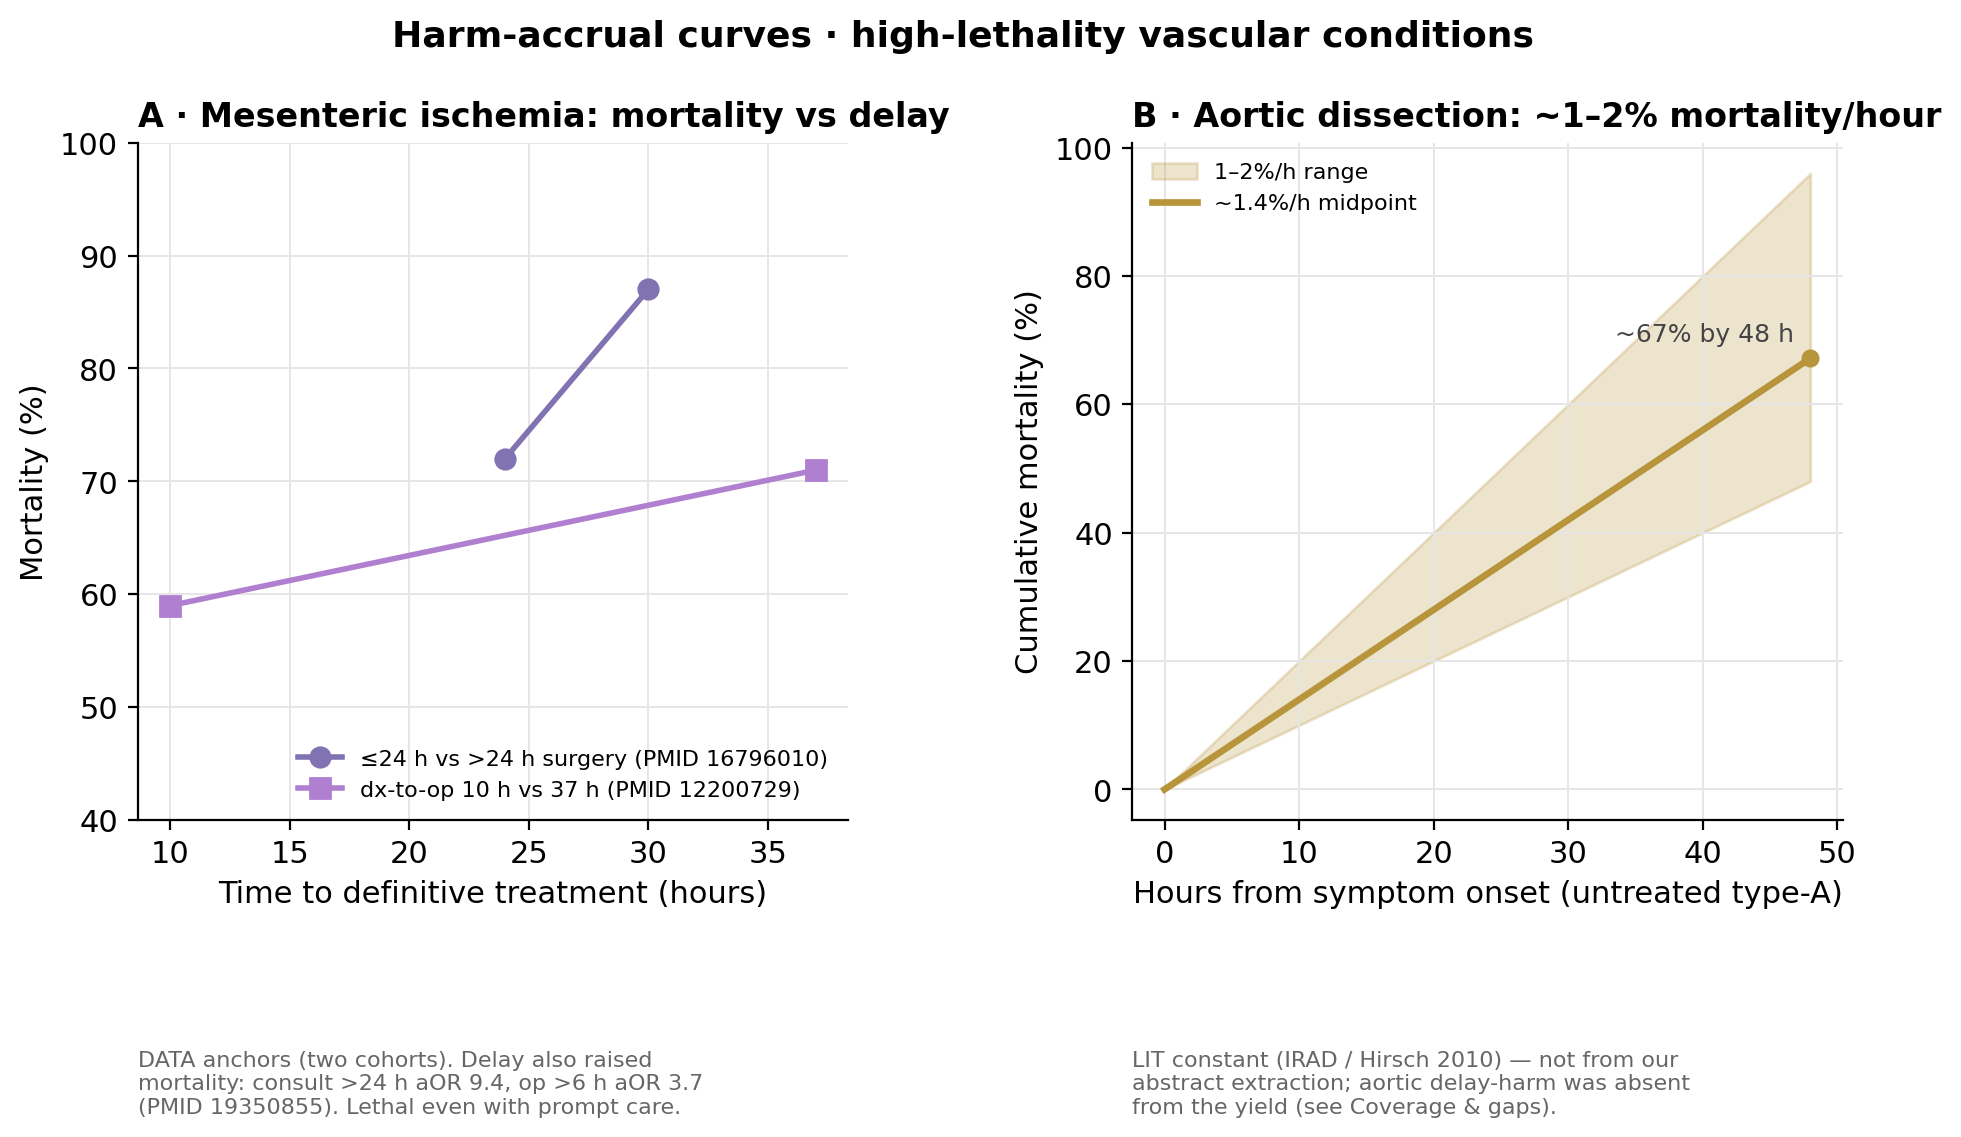

Source code (Python):
"""Task 4 - Figure 2: high-lethality vascular conditions (mesenteric ischemia; aortic dissection)."""
import numpy as np
import matplotlib.pyplot as plt
from matplotlib import gridspec
import params as P

plt.rcParams.update({
    "font.family": "DejaVu Sans", "font.size": 11,
    "axes.spines.top": False, "axes.spines.right": False,
    "axes.titlesize": 12, "axes.titleweight": "bold",
    "axes.labelsize": 11, "figure.dpi": 110,
})
MES, MES2, AOR, GRID = "#8172B2", "#B07FD0", "#B8943B", "#E6E6E6"

fig = plt.figure(figsize=(11, 4.4))
gs = gridspec.GridSpec(1, 2, wspace=0.40)

# --- A: mesenteric mortality vs time (data anchors) ---
axM = fig.add_subplot(gs[0])
ax_, ay_ = zip(*P.MES_COHORT_A)
bx_, by_ = zip(*P.MES_COHORT_B)
axM.plot(ax_, ay_, "-o", color=MES, lw=2, ms=7, label=f"\u226424 h vs >24 h surgery ({P.MES_COHORT_A_SRC[1]})")
axM.plot(bx_, by_, "-s", color=MES2, lw=2, ms=7, label=f"dx-to-op 10 h vs 37 h ({P.MES_COHORT_B_SRC[1]})")
axM.set_ylim(40, 100)
axM.set_xlabel("Time to definitive treatment (hours)")
axM.set_ylabel("Mortality (%)")
axM.set_title("A \u00b7 Mesenteric ischemia: mortality vs delay", loc="left")
axM.legend(fontsize=8, frameon=False, loc="lower right")
axM.grid(True, color=GRID, lw=0.7)
c = P.MES_DELAY_AOR
axM.text(0.0, -0.34,
         "DATA anchors (two cohorts). Delay also raised\n"
         f"mortality: consult >24 h aOR {c['consult >24h']}, op >6 h aOR {c['operation >6h']}\n"
         f"({P.MES_DELAY_SRC[1]}). Lethal even with prompt care.",
         transform=axM.transAxes, fontsize=8, color="#666", va="top")

# --- B: aortic cumulative mortality (literature band) ---
axA = fig.add_subplot(gs[1])
lo_r, hi_r = P.AORTIC_MORT_PER_H
ta = np.linspace(0, 48, 300)
axA.fill_between(ta, np.clip(lo_r * ta, 0, 100), np.clip(hi_r * ta, 0, 100),
                 color=AOR, alpha=0.25, label=f"{lo_r:g}\u2013{hi_r:g}%/h range")
axA.plot(ta, P.AORTIC_MORT_MID * ta, color=AOR, lw=2.4, label=f"~{P.AORTIC_MORT_MID:g}%/h midpoint")
y48 = P.AORTIC_MORT_MID * 48
axA.scatter([48], [y48], color=AOR, s=30, zorder=5)
axA.annotate(f"~{y48:.0f}% by 48 h", (48, y48), textcoords="offset points",
             xytext=(-6, 6), fontsize=9, color="#444", ha="right")
axA.set_xlabel("Hours from symptom onset (untreated type-A)")
axA.set_ylabel("Cumulative mortality (%)")
axA.set_title("B \u00b7 Aortic dissection: ~1\u20132% mortality/hour", loc="left")
axA.legend(fontsize=8, frameon=False, loc="upper left")
axA.grid(True, color=GRID, lw=0.7)
axA.text(0.0, -0.34,
         f"LIT constant ({P.AORTIC_MORT_SRC[1]}) \u2014 not from our\n"
         "abstract extraction; aortic delay-harm was absent\nfrom the yield (see Coverage & gaps).",
         transform=axA.transAxes, fontsize=8, color="#666", va="top")

fig.suptitle("Harm-accrual curves \u00b7 high-lethality vascular conditions", fontsize=13, fontweight="bold", y=1.02)
fig.savefig("fig2_mesenteric_aortic.png", bbox_inches="tight", dpi=200)
print("saved fig2_mesenteric_aortic.png")
